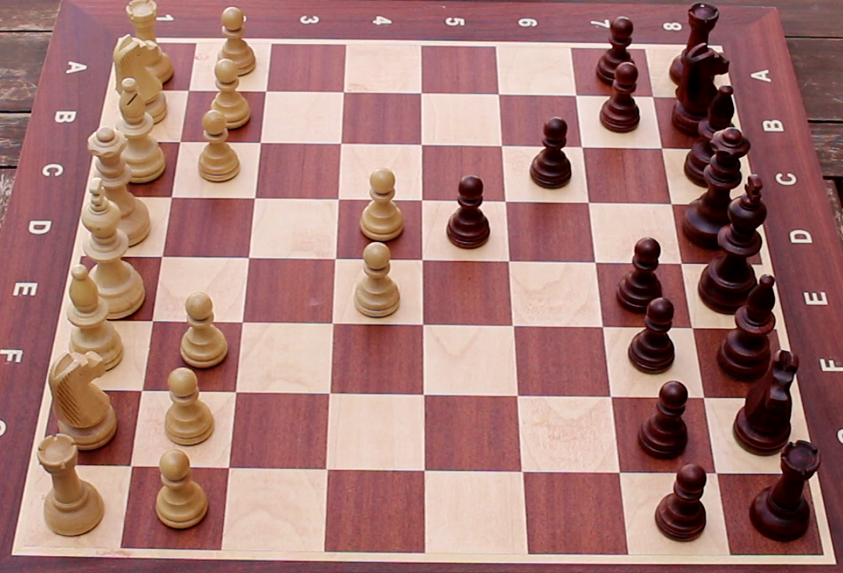
#> input picture edge-detection/assets/prueba_sin_fondo.png, 843 x 573 px
$ python edge_detection.py
#> lines starting #> are read from the running program, lines starting #| are printed output that depends on the picture
### chess_functions.py
from collections import defaultdict
import math
from statistics import mean
import cv2
import numpy as np
from scipy import cluster, spatial
import chess_pieces_FEN as FEN
from ultralytics import YOLO


# Predict the chess pieces in the image
# [20 lines left out: functions predict_chess_pieces, initialize_image, not called in this run]


# Create an image
def create_img(img):
    result = img.copy()
    return result


# Show an image and wait for a key press
# [4 lines left out: function show_image, not called in this run]


# Canny edge detection
def canny_edge(img, sigma=0.33):
    v = np.median(img)
    lower = int(max(0, (1.0 - sigma) * v))
    upper = int(min(255, (1.0 + sigma) * v))
    edges = cv2.Canny(img, lower, upper)
    return edges


# Hough Transform
def hough_line(edges, min_line_length=100, max_line_gap=15):
    lines = cv2.HoughLines(edges, 1, np.pi / 180, 125, min_line_length, max_line_gap)
    lines = np.reshape(lines, (-1, 2))
    return lines


# Separate line into horizontal and vertical
def h_v_lines(lines):
    h_lines, v_lines = [], []
    for rho, theta in lines:
        if theta < np.pi / 4 or theta > np.pi - np.pi / 4:
            v_lines.append([rho, theta])
        else:
            h_lines.append([rho, theta])
    return h_lines, v_lines


# Find the intersections of the lines
def line_intersections(h_lines, v_lines):
    points = []
    for rho1, theta1 in h_lines:
        for rho2, theta2 in v_lines:
            A = np.array(
                [[np.cos(theta1), np.sin(theta1)], [np.cos(theta2), np.sin(theta2)]]
            )
            b = np.array([[rho1], [rho2]])
            point = np.linalg.solve(A, b)
            point = int(np.round(point[0][0])), int(np.round(point[1][0]))
            points.append(point)
    return np.array(points)


# Hierarchical cluster (by euclidean distance) intersection points
def cluster_points(points, max_dist=20):
    Y = spatial.distance.pdist(points)
    Z = cluster.hierarchy.single(Y)
    T = cluster.hierarchy.fcluster(Z, max_dist, "distance")
    clusters = defaultdict(list)
    for i in range(len(T)):
        clusters[T[i]].append(points[i])
    clusters = clusters.values()
    clusters = map(
        lambda arr: (np.mean(np.array(arr)[:, 0]), np.mean(np.array(arr)[:, 1])),
        clusters,
    )

    result = []
    for point in clusters:
        result.append([point[0], point[1]])
    return result


# Get the chess_piece based on the number
def get_piece_name(number):
    return FEN.chess_pieces.get(number, "Invalid number")


# Fen notation generator
# [149 lines left out: functions generate_fen_notation, print_chessboard, calculate_cells, not called in this run]

# Calculate the mean point of two points
def mean_point(point1, point2):
    return (point1[0] + point2[0]) / 2, (point1[1] + point2[1]) / 2

# Calculate the euclidean distance between two points
def euclidean_distance(point1, point2):
    return math.sqrt((point1[0] - point2[0]) ** 2 + (point1[1] - point2[1]) ** 2)

# Check if a piece is in a cell
# [37 lines left out: functions is_piece_in_cell, get_nearest_cell, not called in this run]

### edge_detection.py
import chess_functions as cf
from collections import defaultdict
import glob
import math
import operator
import os
from statistics import mean
import cv2
import numpy as np
from scipy import cluster, spatial
from sympy import Point, Polygon
import chess_pieces_FEN_definition as FEN

class ChessPiece:
    # [24 lines left out: functions __init__, generate_fen_notation, not called in this run]

# Returns a array of 64 cells with the coordinates of the corners of each cell
def calculate_cells(points):
    # Order the points by y coordinate (top to bottom)
    coordinates = []
    for point in points:
        coordinates.append([point[0], point[1]])
    coordinates = sorted(coordinates, key=lambda x: x[1])

    # Knowing that the points are ordered from top to bottom, we can divide them into cells
    cells = []
    for i in range(0, len(coordinates)-9,1):
        if ((i+1) % 9 > 0 or i == 0):
            cell = np.array([coordinates[i],coordinates[i+1],coordinates[i+9],coordinates[i+10]])
            if(debug):
                img_cells = img.copy()
                for point in cell:
                    cv2.circle(img_cells, (int(point[0]), int(point[1])), 5, (0, 0, 255), -1)
                    # Show the image with the detected edges
                cf.show_image(img_cells, "Casillas")
            cells.append(cell)
    return cells

# [21 lines left out: functions is_piece_in_cell, get_cell_downer, not called in this run]

# Debug
debug = False

# Load the image
name = "prueba_sin_fondo"
img = cv2.imread("edge-detection/assets/" + name + ".png")
#> img is the input picture: shape (573, 843, 3); mean B, G, R 116.1, 121.6, 166.2

# Transform the image to grayscale
gray = cv2.cvtColor(img, cv2.COLOR_BGR2GRAY)
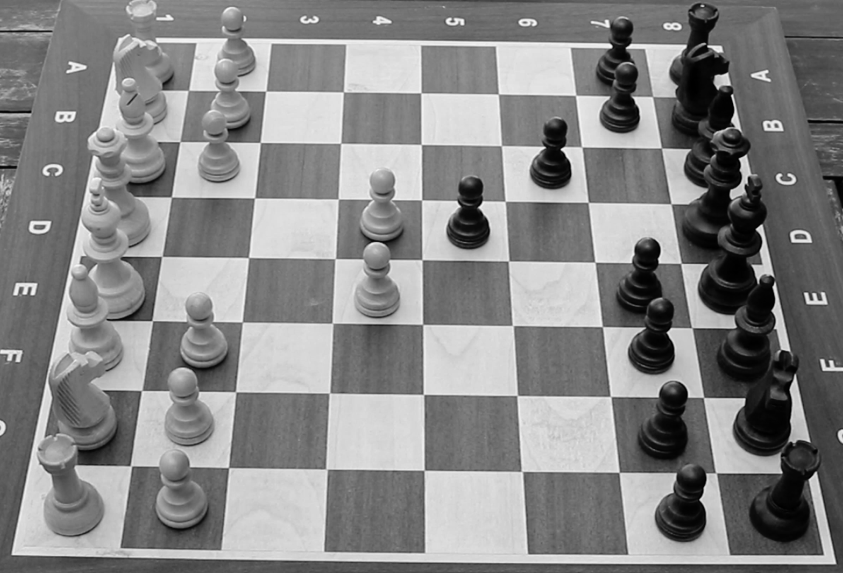
#> gray: shape (573, 843); min 0, max 252, mean 134.3

if debug:
    cf.show_image(gray, "Gray")

# Apply Gaussian blur
blur = cv2.GaussianBlur(gray, (5, 5), 0)
if debug:
    cf.show_image(blur, "Blur")

# Apply Canny edge detection
edges = cf.canny_edge(blur)
#> in canny_edge, `v = np.median(img)`: v = 120
#> in canny_edge, `lower = int(max(0, (1.0 - sigma) * v))`: lower = 80
#> in canny_edge, `upper = int(min(255, (1.0 + sigma) * v))`: upper = 159
#> in canny_edge, `edges = cv2.Canny(img, lower, upper)`:
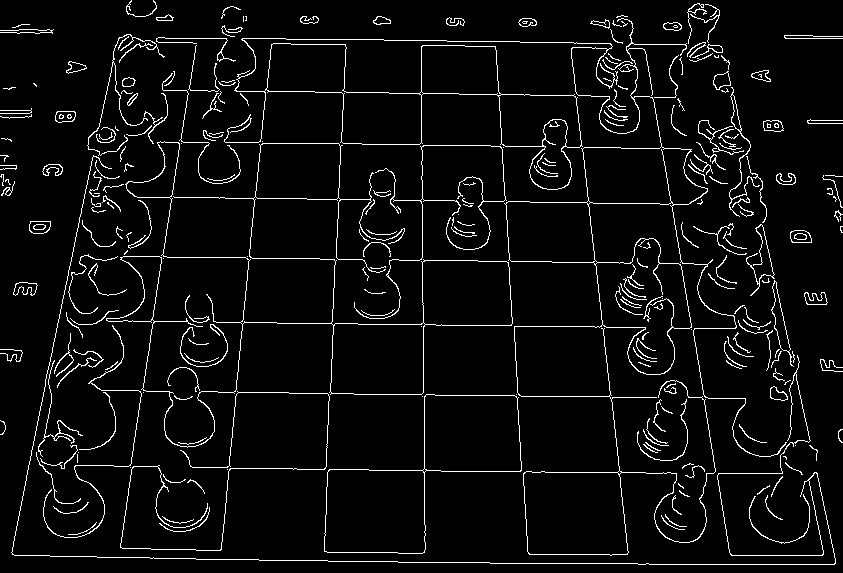
#> edges: shape (573, 843); 5% white in thin lines or dots
if debug:
    cf.show_image(edges, "Edges")

# Hough Transform
lines = cf.hough_line(edges)
#> in hough_line, `lines = cv2.HoughLines(edges, 1, np.pi / 180, 125, min_line_length, ma..`: lines = 36 rows, first 8: [463, 1.59], [137, 1.59], [555, 1.59], [33, 1.59], [123, 0.209], [86, 1.59], [387, 1.59], [317, 1.59]
#> in hough_line, `lines = np.reshape(lines, (-1, 2))`: lines = 36 pairs, first value -702 to 564, second value 0 to 3.12

# Separate the lines into vertical and horizontal lines
h_lines, v_lines = cf.h_v_lines(lines)
#> the loop in h_v_lines, `for rho, theta in lines:` made 36 passes
#> (rho, theta) on passes 1 to 12: (463, 1.59), (137, 1.59), (555, 1.59), (33, 1.59), (123, 0.209), (86, 1.59), (387, 1.59), (317, 1.59), (200, 0.157), (192, 1.59), (253, 1.59), (274, 0.105)
#> after the loop in h_v_lines, `for rho, theta in lines:`: h_lines = [[463, 1.59], [137, 1.59], [555, 1.59], [33, 1.59], [86, 1.59], [387, 1.59], [317, 1.59], [192, 1.59], [253, 1.59], [564, 1.57], [38, 1.57], [546, 1.59], [44, 1.57], [472, 1.57], [143, 1.57], [326, 1.57]]; v_lines = [[123, 0.209], [200, 0.157], [274, 0.105], [-700, 2.93], [348, 0.0524], [-558, 3.02], [195, 0.14], [422, 0], [269, 0.0873], [424, 0], [117, 0.192], [-490, 3.07], [-488, 3.07], [343, 0.0349], [-417, 3.12], [-692, 2.91], [-626, 2.97], [-691, 2.93], [-702, 2.95], [-566, 3.04]]

if debug:
    img_houg = img.copy()
    if len(h_lines) < 9 or len(v_lines) < 9:
        print("There are not enough horizontal and vertical lines in this image. Try it anyway!")
    # Draw the lines on the image
    for rho, theta in h_lines:
        a = np.cos(theta)
        b = np.sin(theta)
        x0 = a * rho
        y0 = b * rho
        x1 = int(x0 + 1000 * (-b))
        y1 = int(y0 + 1000 * (a))
        x2 = int(x0 - 1000 * (-b))
        y2 = int(y0 - 1000 * (a))
        cv2.line(img_houg, (x1, y1), (x2, y2), (0, 255, 0), 2)
    for rho, theta in v_lines:
        a = np.cos(theta)
        b = np.sin(theta)
        x0 = a * rho
        y0 = b * rho
        x1 = int(x0 + 1000 * (-b))
        y1 = int(y0 + 1000 * (a))
        x2 = int(x0 - 1000 * (-b))
        y2 = int(y0 - 1000 * (a))
        cv2.line(img_houg, (x1, y1), (x2, y2), (0, 0, 255), 2)
    cf.show_image(img_houg, "Hough Transform")

# Find and cluster the intersecting
intersection_points = cf.line_intersections(h_lines, v_lines)
#> the loop in line_intersections, `for rho1, theta1 in h_lines:` made 16 passes
#> after the loop in line_intersections, `for rho1, theta1 in h_lines:`: points = 320 pairs, first value 6 to 842, second value 35 to 570
#> intersection_points has the same summary as points in line_intersections
points = cf.cluster_points(intersection_points)
#> in cluster_points, `Z = cluster.hierarchy.single(Y)`: Z = 319 rows, first 6: [300, 310, 0, 2], [121, 126, 0, 2], [301, 306, 0, 2], [62, 202, 0, 2], [68, 208, 0, 2], [162, 168, 0, 2]
#> in cluster_points, `T = cluster.hierarchy.fcluster(Z, max_dist, "distance")`: T = 320 values, max 81 at index 123, min 1 at index 56, mean 39.77
#> points = 81 pairs, first value 9.67 to 832, second value 39 to 564.8

# Draw the points on the image
if debug:
    for point in points:
        cv2.circle(img, (int(point[0]), int(point[1])), 5, (0, 0, 255), -1)
    # Show the image with the detected edges
    cf.show_image(img, "Result")

    # Create results directory if it does not exist
    if not os.path.exists("edge-detection/results"):
        os.makedirs("edge-detection/results")

    # Save the image with the detected edges
    cv2.imwrite("edge-detection/results/" + name + "_edges.png", img)

    # Clean the image
    img = cv2.imread("edge-detection/assets/" + name + ".png")

cells = calculate_cells(points)
#> the loop in calculate_cells, `for point in points:` made 81 passes
#> point on passes 1 to 12: [27, 468], [130, 468.5], [227.5, 469.5], [812.8, 474.5], [325.5, 470.5], [619.5, 473], [423.7, 471], [523, 472], [719.5, 474], [93.5, 141], [178.5, 141.5], [259.2, 142.5]
#> after the loop in calculate_cells, `for point in points:`: coordinates has the same summary as points outside calculate_cells
#> the loop in calculate_cells, `for i in range(0, len(coordinates)-9,1):` made 72 passes
#> cell on passes 1, 2, 3, 4, 5, 6, 7, 8, 10, 11, 12, 13: [[114.5, 39], [194, 39.33], [104.5, 88], [186, 89]], [[194, 39.33], [269.2, 40], [186, 89], [264, 91]], [[269.2, 40], [344, 40.33], [264, 91], [342, 92]], [[344, 40.33], [421.3, 40.67], [342, 92], [421.7, 93]], [[421.3, 40.67], [493, 41.33], [421.7, 93], [497, 95]], [[493, 41.33], [570.5, 41.67], [497, 95], [576.5, 96]], [[570.5, 41.67], [642.7, 42], [576.5, 96], [653, 97]], [[642.7, 42], [721, 42.67], [653, 97], [732.8, 99]], [[104.5, 88], [186, 89], [93.5, 141], [178.5, 141.5]], [[186, 89], [264, 91], [178.5, 141.5], [259.2, 142.5]], [[264, 91], [342, 92], [259.2, 142.5], [339.5, 143]], [[342, 92], [421.7, 93], [339.5, 143], [422, 143.5]]
#> after the loop in calculate_cells, `for i in range(0, len(coordinates)-9,1):`: cells = 64 items
#> cells = 64 items
# print(cells)

# Read lines of the labels file
lines = []
#> (the run stopped early here; a loop or call above may not have finished)
